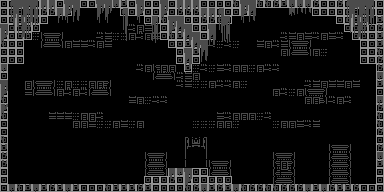

Tiled map render using the project's own tile images. Description and the map definition, with tile-layer contents summarised, below:
An orthogonal 48x24 tile map with 8x8 px tiles, 3 tile layers (Background, Collision, Foreground) and 3 objects (2x Door, Player).

<map version="1.2" tiledversion="1.3.3" orientation="orthogonal" renderorder="right-down" width="48" height="24" tilewidth="8" tileheight="8" infinite="0" nextlayerid="6" nextobjectid="50">
 <editorsettings>
  <export target="rOneMap.lua" format="lua" />
 </editorsettings>
 <tileset firstgid="1" name="Tileset1" tilewidth="8" tileheight="8" tilecount="1024" columns="32">
  <image source="Tileset.png" width="256" height="256" />
 </tileset>
 <layer id="4" name="Background" width="48" height="24">
  <data>[1152 cells, 1152 non-empty, 26 distinct tile ids]</data>
 </layer>
 <layer id="1" name="Collision" width="48" height="24" opacity="0.9">
  <data>[1152 cells, 261 non-empty, 1 distinct tile ids]</data>
 </layer>
 <objectgroup id="2" name="Object Layer 1">
  <object id="1" type="Player" x="24" y="168">
   <properties>
    <property name="animation_path" value="res/sprite/Player.json" />
    <property name="initial_tag" value="IDLE" />
   </properties>
   <polygon points="0,0 0,16 16,16 16,0" />
  </object>
  <object id="34" type="Door" x="352" y="168">
   <properties>
    <property name="initial_tag" value="OPEN" />
   </properties>
   <polyline points="0,0 0,16 16,16 16,0 0,0" />
  </object>
  <object id="35" type="Door" x="16" y="168">
   <properties>
    <property name="initial_tag" value="CLOSE" />
   </properties>
   <polyline points="0,0 0,16 16,16 16,0 0,0" />
  </object>
 </objectgroup>
 <layer id="5" name="Foreground" width="48" height="24">
  <data>[1152 cells, 209 non-empty, 32 distinct tile ids]</data>
 </layer>
</map>
